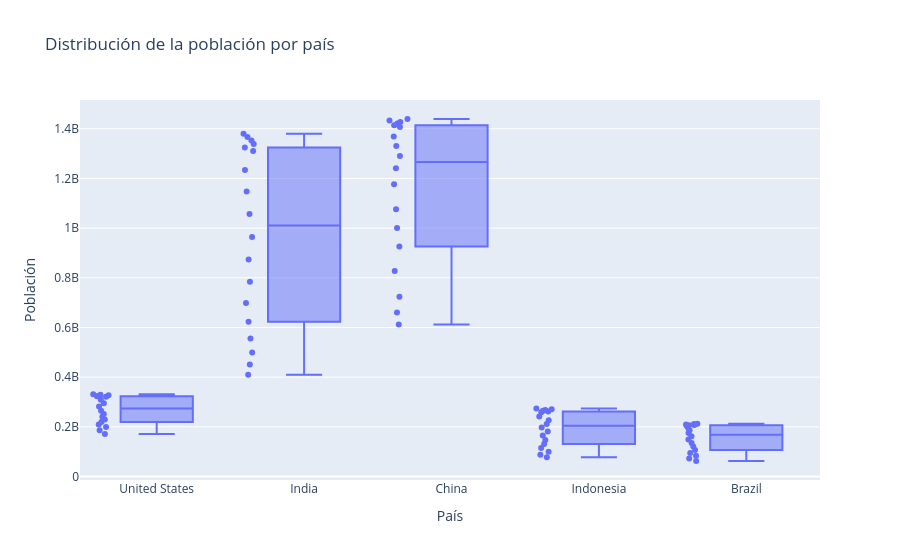

This figure's notebook cell:
### Code cell
# Reorganizando el DataFrame de formato ancho a largo
df_long = df_pivot.reset_index().melt(id_vars='year', 
                                      var_name='country', 
                                      value_name='population')

# Creando el boxplot
fig = px.box(
    df_long,
    x='country',
    y='population',
    points='all',  # muestra puntos individuales (opcional)
    title='Distribución de la población por país',
    labels={'country': 'País', 'population': 'Población'}
)

fig.show()

### Figure 1 — Plotly figure (JSON) as saved in the notebook; plotly's stock layout.template omitted (floating-point values rounded to 4 significant figures)
{"data": [{"alignmentgroup": "True", "boxpoints": "all", "hovertemplate": "País=%{x}<br>Población=%{y}<extra></extra>", "legendgroup": "", "marker": {"color": "#636efa"}, "name": "", "notched": false, "offsetgroup": "", "orientation": "v", "showlegend": false, "type": "box", "x": ["United States", "United States", "United States", "United States", "United States", "United States", "United States", "United States", "United States", "United States", "United States", "United States", "United States", "United States", "United States", "United States", "United States", "United States", "India", "India", "India", "India", "India", "India", "India", "India", "India", "India", "India", "India", "India", "India", "India", "India", "India", "India", "China", "China", "China", "China", "China", "China", "China", "China", "China", "China", "China", "China", "China", "China", "China", "China", "China", "China", "Indonesia", "Indonesia", "Indonesia", "Indonesia", "Indonesia", "Indonesia", "Indonesia", "Indonesia", "Indonesia", "Indonesia", "Indonesia", "Indonesia", "Indonesia", "Indonesia", "Indonesia", "Indonesia", "Indonesia", "Indonesia", "Brazil", "Brazil", "Brazil", "Brazil", "Brazil", "Brazil", "Brazil", "Brazil", "Brazil", "Brazil", "Brazil", "Brazil", "Brazil", "Brazil", "Brazil", "Brazil", "Brazil", "Brazil"], "x0": " ", "xaxis": "x", "y": [171700000.0, 186700000.0, 199700000.0, 209500000.0, 219100000.0, 229500000.0, 240500000.0, 252100000.0, 265200000.0, 281700000.0, 295000000.0, 309000000.0, 320900000.0, 323000000.0, 325100000.0, 327100000.0, 329100000.0, 331000000.0, 409900000.0, 450500000.0, 499100000.0, 555200000.0, 623100000.0, 699000000.0, 784400000.0, 873300000.0, 963900000.0, 1057000000.0, 1148000000.0, 1234000000.0, 1310000000.0, 1325000000.0, 1339000000.0, 1353000000.0, 1366000000.0, 1380000000.0, 612200000.0, 660400000.0, 724200000.0, 827600000.0, 926200000.0, 1000000000.0, 1076000000.0, 1177000000.0, 1241000000.0, 1291000000.0, 1331000000.0, 1369000000.0, 1407000000.0, 1414000000.0, 1421000000.0, 1428000000.0, 1434000000.0, 1439000000.0, 77270000.0, 87750000.0, 100300000.0, 114800000.0, 130700000.0, 147400000.0, 165000000.0, 181400000.0, 196900000.0, 211500000.0, 226300000.0, 241800000.0, 258400000.0, 261600000.0, 264700000.0, 267700000.0, 270600000.0, 273500000.0, 62530000.0, 72180000.0, 83370000.0, 95110000.0, 107200000.0, 120700000.0, 135300000.0, 149000000.0, 162000000.0, 174800000.0, 186100000.0, 195700000.0, 204500000.0, 206200000.0, 207800000.0, 209500000.0, 211000000.0, 212600000.0], "y0": " ", "yaxis": "y"}], "layout": {"boxmode": "group", "legend": {"tracegroupgap": 0}, "title": {"text": "Distribución de la población por país"}, "xaxis": {"anchor": "y", "domain": [0, 1], "title": {"text": "País"}}, "yaxis": {"anchor": "x", "domain": [0, 1], "title": {"text": "Población"}}}}
